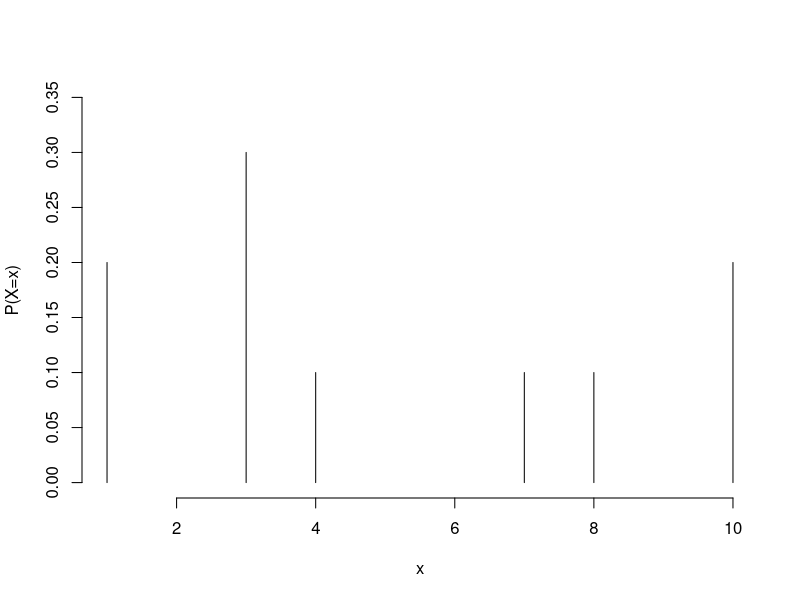
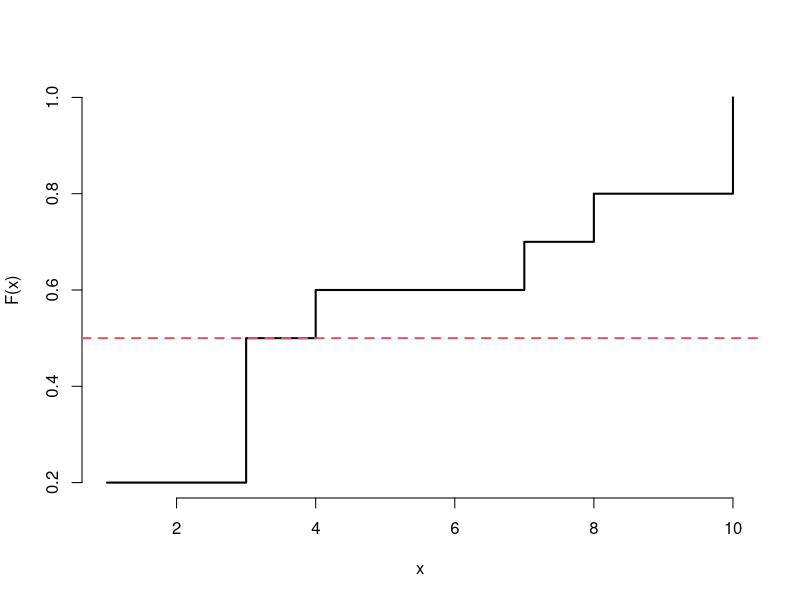

The R script that drew these images, in order:
x<-c(1,3,4,7,8,10) # mögliche Ausgänge
p<-c(0.2,0.3,0.1,0.1,0.1,0.2) # W'keiten der Ausgänge, erhalten durch Abzählung der Fälle
plot(x,p,type="h",ylim=c(0,0.35),ylab="P(X=x)",bty="n")

sum(x*p)

sum((x-5)^2*p)

n <- 10^6

X <- sample(x,size=n,prob = p, replace = TRUE)

mean(X)
var(X)


plot(x,cumsum(p),type="s",lwd=2,bty="n",ylab="F(x)")
abline(h=0.5,col=2,lty=2,lwd=2)
